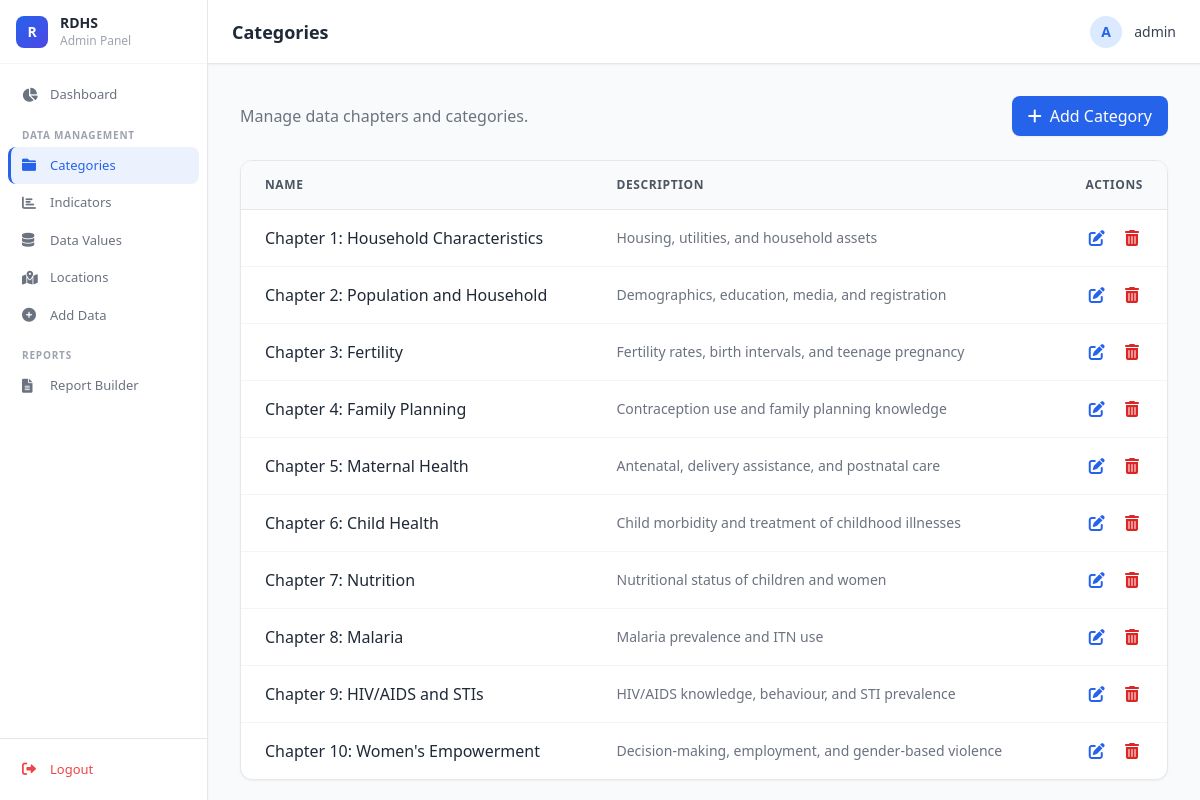
The page /admin-panel/categories/ (signed in) on the database its author committed.
### indicators/models.py (models this page shows, shortened)
class Category(models.Model):
    name = models.CharField(max_length=255)
    description = models.TextField(blank=True, null=True)
    class Meta:
        verbose_name_plural = "Categories"

### indicators/admin_views.py (the view)
# urls.py: path('categories/', admin_views.category_list_view, name='admin_categories'),
@user_passes_test(admin_required, login_url='admin_login')
def category_list_view(request):
    categories = Category.objects.all()
    return render(request, 'admin/categories/list.html', {'categories': categories})

### indicators/admin_views.py (called while the page is built)
def admin_required(user):
    return user.is_authenticated and (user.is_staff or user.is_superuser)

### templates/admin/categories/list.html (shortened to what this page needs)
{% extends 'admin/admin_base.html' %}
{% block header %}Categories{% endblock %}
{% block content %}
<div class="flex justify-between items-center mb-6">
    <p class="text-gray-500">Manage data chapters and categories.</p>
    <a href="{% url 'admin_category_create' %}"
        class="bg-blue-600 hover:bg-blue-700 text-white px-4 py-2 rounded-lg transition-colors flex items-center gap-2 shadow-sm">
        <i class="fas fa-plus"></i> Add Category
    </a>
</div>
<div class="bg-white rounded-xl shadow-sm border border-gray-200 overflow-hidden">
    <table class="w-full text-left border-collapse">
        <thead class="bg-gray-50 text-gray-600 text-xs uppercase tracking-wider font-semibold border-b border-gray-200">
            <tr>
                <th class="px-6 py-4">Name</th>
                <th class="px-6 py-4">Description</th>
                <th class="px-6 py-4 text-right">Actions</th>
            </tr>
        </thead>
        <tbody class="divide-y divide-gray-100">
            {% for category in categories %}
            <tr class="hover:bg-gray-50 transition-colors">
                <td class="px-6 py-4 font-medium text-gray-800">{{ category.name }}</td>
                <td class="px-6 py-4 text-gray-500 text-sm truncate max-w-md">{{ category.description|default:"-" }}
                </td>
                <td class="px-6 py-4 text-right space-x-2">
                    <a href="{% url 'admin_category_edit' category.pk %}" class="text-blue-600 hover:text-blue-800 p-1"
                        title="Edit">
                        <i class="fas fa-edit"></i>
                    </a>
                    <a href="{% url 'admin_category_delete' category.pk %}" class="text-red-600 hover:text-red-800 p-1"
                        title="Delete">
                        <i class="fas fa-trash-alt"></i>
                    </a>
                </td>
            </tr>
            {% endfor %}
        </tbody>
    </table>
</div>
{% endblock %}

### templates/admin/admin_base.html (shortened to what this page needs)
<!DOCTYPE html>
<html lang="en">
<head>
    <script src="https://cdn.tailwindcss.com"></script>
    <link href="https://cdnjs.cloudflare.com/ajax/libs/font-awesome/6.0.0/css/all.min.css" rel="stylesheet">
</head>
<body class="bg-gray-50 text-gray-800 font-sans antialiased">
    <div class="flex h-screen overflow-hidden">
        <aside class="w-52 bg-white border-r border-gray-200 flex flex-col z-10 shadow-sm flex-shrink-0">
            <div class="h-16 flex items-center px-4 gap-3 border-b border-gray-100 flex-shrink-0">
                <div class="w-8 h-8 rounded-lg flex items-center justify-center flex-shrink-0"
                     style="background:linear-gradient(135deg,#2563eb,#4f46e5);">
                    <span class="text-white font-extrabold text-sm">R</span>
                </div>
                <span class="font-bold text-gray-800 text-sm leading-tight">RDHS<br>
                    <span class="font-normal text-gray-400 text-xs">Admin Panel</span>
                </span>
            </div>
            <nav class="flex-1 overflow-y-auto py-3 px-2">
                <a href="{% url 'admin_dashboard' %}"
                   class="nav-item {% if request.resolver_match.url_name == 'admin_dashboard' %}active{% endif %}">
                    <i class="fas fa-chart-pie"></i><span>Dashboard</span>
                </a>
                <div class="nav-section-label">Data Management</div>
                <a href="{% url 'admin_categories' %}"
                   class="nav-item {% if 'categories' in request.path %}active{% endif %}">
                    <i class="fas fa-folder"></i><span>Categories</span>
                </a>
                <a href="{% url 'admin_indicators' %}"
                   class="nav-item {% if 'indicators' in request.path %}active{% endif %}">
                    <i class="fas fa-chart-bar"></i><span>Indicators</span>
                </a>
                <a href="{% url 'admin_datavalues' %}"
                   class="nav-item {% if 'data-values' in request.path %}active{% endif %}">
                    <i class="fas fa-database"></i><span>Data Values</span>
                </a>
                <a href="{% url 'admin_locations' %}"
                   class="nav-item {% if 'locations' in request.path %}active{% endif %}">
                    <i class="fas fa-map-marked-alt"></i><span>Locations</span>
                </a>
                <a href="{% url 'admin_add_data' %}"
                   class="nav-item {% if 'data/add' in request.path %}active{% endif %}">
                    <i class="fas fa-plus-circle"></i><span>Add Data</span>
                </a>
                <div class="nav-section-label">Reports</div>
                <a href="{% url 'admin_report_builder' %}"
                   class="nav-item {% if 'report' in request.path %}active{% endif %}">
                    <i class="fas fa-file-alt"></i><span>Report Builder</span>
                </a>
            </nav>
            <div class="px-2 py-3 border-t border-gray-200 flex-shrink-0">
                <a href="{% url 'admin_logout' %}"
                   class="nav-item text-red-500 hover:bg-red-50 hover:text-red-700">
                    <i class="fas fa-sign-out-alt"></i><span>Logout</span>
                </a>
            </div>
        </aside>
        <div class="flex-1 flex flex-col h-screen overflow-hidden relative">
            <header class="h-16 bg-white border-b border-gray-200 flex items-center justify-between px-6 shadow-sm z-10 flex-shrink-0">
                <h1 class="text-lg font-semibold text-gray-800">{% block header %}{% endblock %}</h1>
                <div class="flex items-center gap-3">
                    <div class="w-8 h-8 rounded-full bg-blue-100 flex items-center justify-center text-blue-600 font-bold text-sm">
                        {{ request.user.username|make_list|first|upper }}
                    </div>
                    <span class="text-sm font-medium text-gray-700">{{ request.user.username }}</span>
                </div>
            </header>
            <main class="flex-1 overflow-y-auto bg-gray-50 p-8">
                {% block content %}{% endblock %}
            </main>
        </div>
    </div>
</body>
</html>

### templates/admin/admin_base.html (style rules this page uses)
.nav-item { display: flex; align-items: center; padding: 9px 14px; border-radius: 8px; color: #6b7280; text-decoration: none; font-size: 13px; font-weight: 500; transition: background 0.15s, color 0.15s; white-space: nowrap; }
.nav-item i { width: 18px; font-size: 14px; flex-shrink: 0; }
.nav-item span { margin-left: 10px; }
.nav-item.active { background: rgba(59, 130, 246, 0.1); color: #2563eb; border-left: 3px solid #2563eb; padding-left: 11px; }
.nav-section-label { padding: 14px 14px 4px; font-size: 10px; font-weight: 700; color: #9ca3af; text-transform: uppercase; letter-spacing: 0.08em; }

### rows shown on the page
Category: name "Chapter 1: Household Characteristics", description "Housing, utilities, and household assets"
Category: name "Chapter 2: Population and Household", description "Demographics, education, media, and registration"
Category: name "Chapter 3: Fertility", description "Fertility rates, birth intervals, and teenage pregnancy"
Category: name "Chapter 4: Family Planning", description "Contraception use and family planning knowledge"
Category: name "Chapter 5: Maternal Health", description "Antenatal, delivery assistance, and postnatal care"
Category: name "Chapter 6: Child Health", description "Child morbidity and treatment of childhood illnesses"
Category: name "Chapter 7: Nutrition", description "Nutritional status of children and women"
Category: name "Chapter 8: Malaria", description "Malaria prevalence and ITN use"
Category: name "Chapter 9: HIV/AIDS and STIs", description "HIV/AIDS knowledge, behaviour, and STI prevalence"
Category: name "Chapter 10: Women's Empowerment", description "Decision-making, employment, and gender-based violence"

### other values the page prints
{{ request.user.username|make_list|first|upper }} "A"
{{ request.user.username }} "admin"
